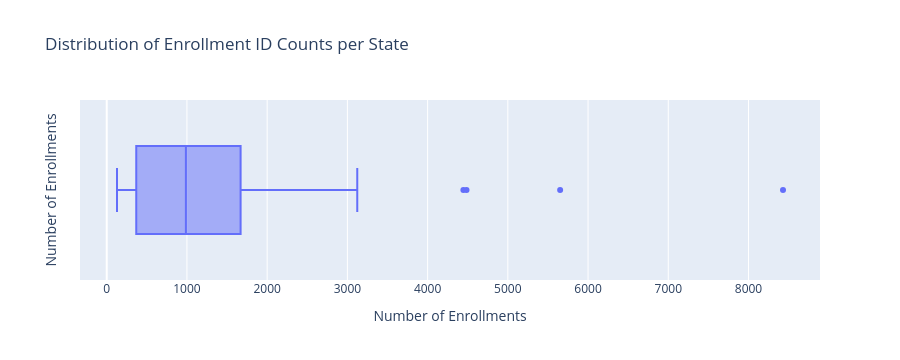

Notebook code cell kept with this figure:
### Markdown cell above
## State

### Code cell
# Display the number of unique States
unique_states = df_combined['State'].nunique()
print(f"Number of unique states: {unique_states}")

# Aggregate the data by 'State' and calculate the number of unique 'enrollment_id' for each state
df_dist_State = df_combined.groupby('State').agg({'enrollment_id': 'nunique'}).reset_index().sort_values(by='enrollment_id', ascending=False)

# Visualize the distribution of enrollment counts per state using a box plot
fig = px.box(df_dist_State, 'enrollment_id', title='Distribution of Enrollment ID Counts per State', labels={'enrollment_id': 'Number of Enrollments'})
fig.update_layout(yaxis_title='Number of Enrollments')
fig.show()

### Figure 1 — Plotly figure (JSON) as saved in the notebook; plotly's stock layout.template omitted (floating-point values rounded to 4 significant figures)
{"data": [{"alignmentgroup": "True", "hovertemplate": "Number of Enrollments=%{x}<extra></extra>", "legendgroup": "", "marker": {"color": "#636efa"}, "name": "", "notched": false, "offsetgroup": "", "orientation": "h", "showlegend": false, "type": "box", "x": [8430, 5652, 4485, 4446, 3123, 3120, 2705, 2368, 2267, 2257, 2127, 2035, 1669, 1668, 1628, 1474, 1451, 1414, 1355, 1329, 1321, 1239, 1124, 1090, 990, 987, 977, 841, 787, 733, 645, 633, 617, 607, 569, 441, 435, 410, 354, 341, 311, 305, 246, 229, 220, 183, 172, 168, 147, 141, 128], "x0": " ", "xaxis": "x", "y0": " ", "yaxis": "y"}], "layout": {"autosize": true, "boxmode": "group", "height": 360, "legend": {"tracegroupgap": 0}, "title": {"text": "Distribution of Enrollment ID Counts per State"}, "xaxis": {"anchor": "y", "autorange": true, "domain": [0, 1], "range": [-333.2, 8891.0], "title": {"text": "Number of Enrollments"}, "type": "linear"}, "yaxis": {"anchor": "x", "autorange": true, "domain": [0, 1], "range": [-0.5, 0.5], "title": {"text": "Number of Enrollments"}, "type": "category"}}}
